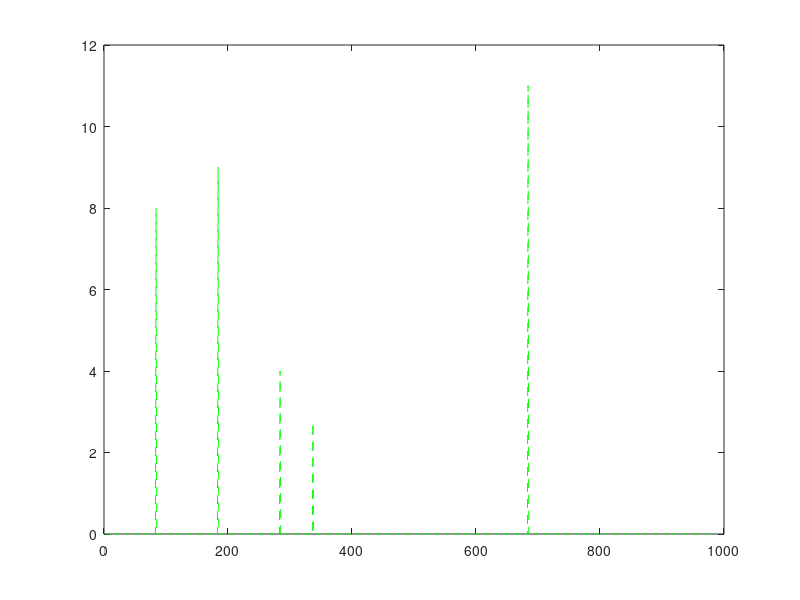
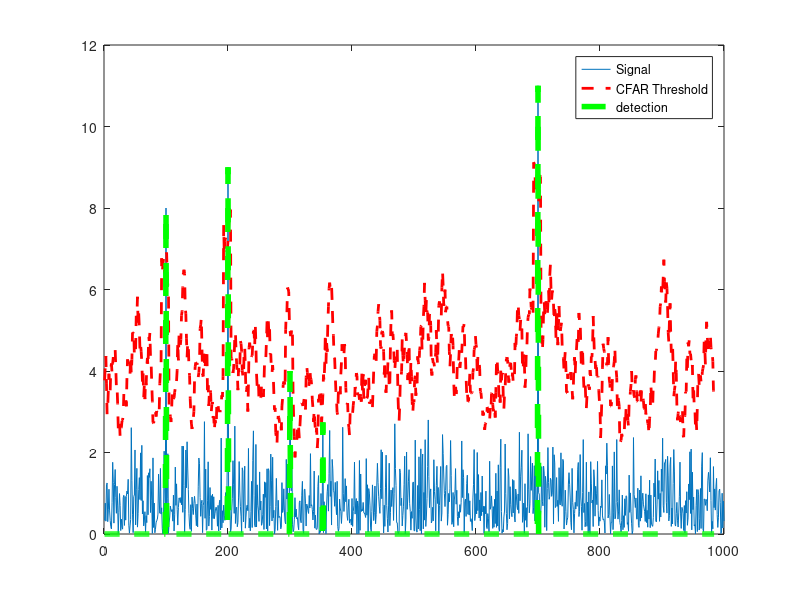

Source code (MATLAB) for these figures, in order:
% Implement 1D CFAR using lagging cells on the given noise and target scenario.


% Close and delete all currently open figures
close all;

% Data_points
Ns = 1000;

% Generate random noise
s=abs(randn(Ns,1));

%Targets location. Assigning bin 100, 200, 300 and 700 as Targets with the amplitudes of 8, 9, 4, 11.
s([100 ,200, 300, 700])=[8 9 4 11];

%plot the output
plot(s);

% TODO: Apply CFAR to detect the targets by filtering the noise.

% 1. Define the following:
% 1a. Training Cells
% 1b. Guard Cells 
T =12; %number of training cell
G =4; %number of guard cell

% Offset : Adding room above noise threshold for desired SNR 
offset=5;

% Vector to hold threshold values 
threshold_cfar = [];

%Vector to hold final signal after thresholding
signal_cfar = [];

% 2. Slide window across the signal length
for i = 1:(Ns-(G+T))     

    % 2. - 5. Determine the noise threshold by measuring it within the training cells
    % compute noise of training cell
    noise_level=sum(s(i:i+T-1));
    threshold=(noise_level/T )*offset;
    threshold_cfar=[threshold_cfar, {threshold}];
    
    % 6. Measuring the signal within the CUT
    signal=s(i+T+G);
    
    if(signal<threshold)
        signal=0;
    end;
    
    % 8. Filter the signal above the threshold

    signal_cfar = [signal_cfar, {signal}];
end




% plot the filtered signal
plot (cell2mat(signal_cfar),'g--');

% plot original sig, threshold and filtered signal within the same figure.
figure,plot(s);
hold on,plot(cell2mat(circshift(threshold_cfar,G)),'r--','LineWidth',2)
hold on, plot (cell2mat(circshift(signal_cfar,(T+G))),'g--','LineWidth',4);
legend('Signal','CFAR Threshold','detection')